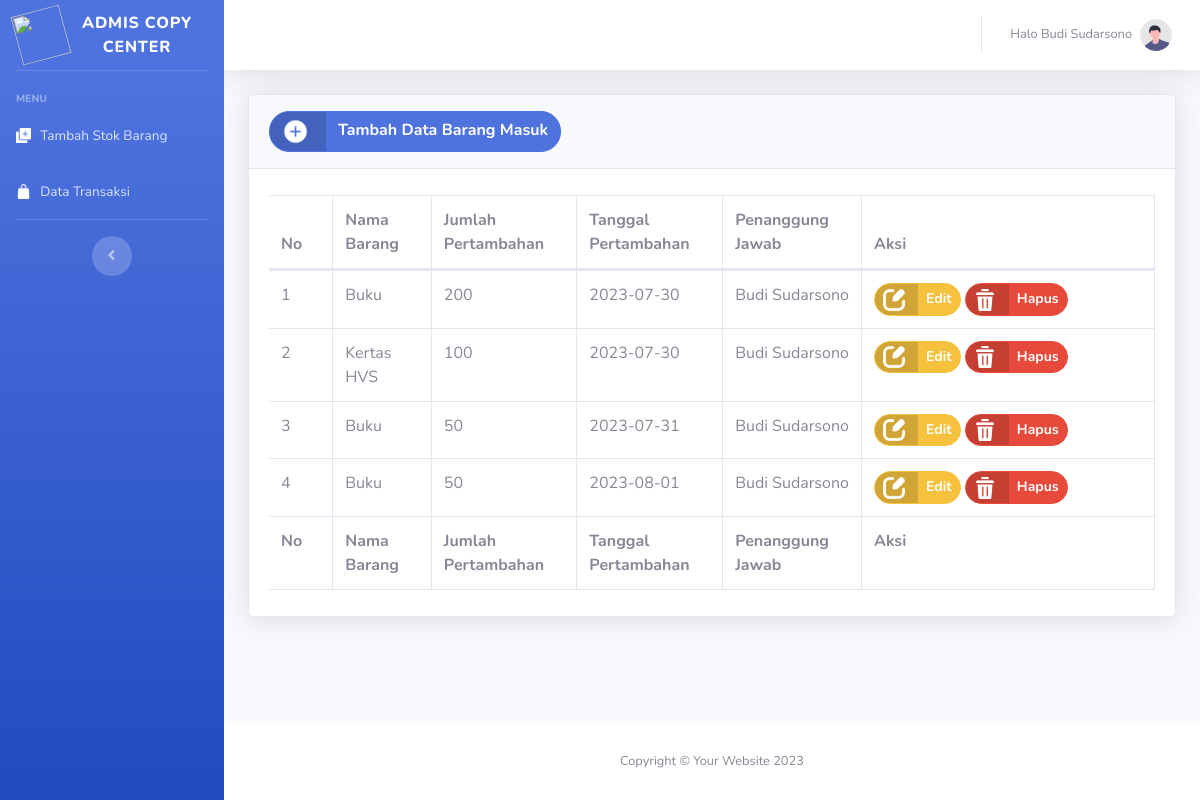
/data_barang_masuk.php (signed in), run on the app's committed database.
### tables this page shows
CREATE TABLE `barang_masuk` (
  `id_barang_masuk` int(11) NOT NULL,
  `jumlah_pertambahan` int(11) NOT NULL,
  `tanngal_pertambahan` date NOT NULL,
  `id_barang` int(11) NOT NULL,
  `id_karyawan` int(11) NOT NULL
);

CREATE TABLE `barang` (
  `id_barang` int(11) NOT NULL,
  `nama_barang` varchar(30) NOT NULL,
  `harga_barang` double NOT NULL,
  `jumlah_barang` int(11) NOT NULL
);

CREATE TABLE `karyawan` (
  `id_karyawan` int(11) NOT NULL,
  `nama_karyawan` varchar(50) NOT NULL,
  `no_telp` varchar(15) NOT NULL,
  `alamat` text NOT NULL,
  `username` varchar(20) NOT NULL,
  `password` varchar(20) NOT NULL,
  `level` varchar(20) NOT NULL
);

### db.php (called while the page is built, shortened)
<?php
$servername = "localhost";
$username = "root";
$password = "";
$dbname = "fotokopi";
$conn = new mysqli($servername, $username, $password, $dbname);
function getBarangMasuk() {
    global $conn;
    $query = "SELECT *
          FROM barang_masuk bm
          INNER JOIN barang b ON bm.id_barang = b.id_barang
          INNER JOIN karyawan k ON bm.id_karyawan = k.id_karyawan";
    $result = $conn->query($query);
    $data = array();
    if ($result->num_rows > 0) {
        while ($row = $result->fetch_assoc()) {
            $data[] = $row;
        }
    }
    return $data;
}
?>

### data_barang_masuk.php (the view, shortened to what this page needs)
<?php
require 'header.php';
$dataBarangMasuk = getBarangMasuk();
?>
  <div class="container-fluid">
<div class="card shadow mb-4">
    <div class="card-header py-3">
        <h6 class="m-0 font-weight-bold text-primary">
            <a href="tambah_data_barang.php" data-toggle="modal" data-target="#tambahModal" class="btn btn-primary btn-icon-split btn-round">
                <span class="icon text-white-50">
                    <img src="img/add.png" alt="Icon" style="vertical-align: middle; margin-right: 5px;"  width="27" height="27">
                </span>
                <span class="text"><b>Tambah Data Barang Masuk</b></span>
            </a>
        </h6>
    </div>
    <div class="card-body">
        <div class="table-responsive">
            <table class="table table-bordered" id="dataTable" width="100%" cellspacing="0">
                <thead>
                    <tr>
                        <th>No</th>
                        <th>Nama Barang</th>
                        <th>Jumlah Pertambahan</th>
                        <th>Tanggal Pertambahan</th>
                        <th>Penanggung Jawab</th>
                        <th style="width: 250px;">Aksi</th>
                    </tr>
                </thead>
                <tfoot>
                    <tr>
                        <th>No</th>
                        <th>Nama Barang</th>
                        <th>Jumlah Pertambahan</th>
                        <th>Tanggal Pertambahan</th>
                        <th>Penanggung Jawab</th>
                        <th style="width: 250px;">Aksi</th>
                    </tr>
                </tfoot>
                <tbody>
                    <?php
                        $i = 0;
                        foreach ($dataBarangMasuk as $barang_masuk) {
                            $i += 1;
                    ?>
                    <tr>
                        <td><?php echo $i; ?></td>
                        <td><?php echo $barang_masuk['nama_barang']; ?></td>
                        <td><?php echo $barang_masuk['jumlah_pertambahan']; ?></td>
                        <td><?php echo $barang_masuk['tanngal_pertambahan']; ?></td>
                        <td><?php echo $barang_masuk['nama_karyawan']; ?></td>
                        <td>
                            <a href="#" onclick="editBarang(this);" id_barang_masuk="<?php echo $barang_masuk['id_barang_masuk']; ?>" class="btn btn-sm btn-warning btn-icon-split btn-round editbtn">
                                <span class="icon text-white-50">
                                    <img src="img/editing.png" alt="Icon" style="margin-right: 5px;"  width="22" height="22">
                                </span>
                                <span class="text"><b>Edit</b></span>
                            </a>
                            <a href="#" data-toggle="modal" data-target="#hapusModal" isi="<?php echo $barang_masuk['id_barang_masuk']; ?>" id_barang="<?php echo $barang_masuk['id_barang']; ?>" jumlah_pertambahan="<?php echo $barang_masuk['jumlah_pertambahan']; ?>" onclick="hapusData(this);" class="btn btn-danger btn-icon-split btn-round btn-sm">
                                <span class="icon text-white-50">
                                    <img src="img/delete.png" alt="Icon" style="margin-right: 5px;" width="22" height="22">
                                </span>
                                <span class="text"><b>Hapus</b></span>
                            </a>
                        </td>
                    </tr>
                    <?php
                        }
                    ?>
                </tbody>
            </table>
        </div>
    </div>
</div>
</div>
</div>
<?php
require 'footer.php';
?>

### header.php (shortened to what this page needs)
<?php
    require 'db.php';
?>
<!DOCTYPE html>
<html lang="en">
<head>
    <link href="vendor/fontawesome-free/css/all.min.css" rel="stylesheet" type="text/css">
    <link href="css/sb-admin-2.css" rel="stylesheet">
    <link href="vendor/datatables/dataTables.bootstrap4.min.css" rel="stylesheet">
</head>
<body id="page-top">
    <div id="wrapper">
        <ul class="navbar-nav bg-gradient-primary sidebar sidebar-dark accordion" id="accordionSidebar">
            <a class="sidebar-brand d-flex align-items-center justify-content-center" href="index.php">
                <div class="sidebar-brand-icon rotate-n-15">
                    <img src="img/pencil-case.png" width="50" height="50">
                </div>
                <div class="sidebar-brand-text mx-3">Admis Copy Center</div>
            </a>
            <hr class="sidebar-divider my-0">
            <?php if ($_SESSION['level'] == 'pemilik') { ?>
            <li class="nav-item active">
                <a class="nav-link" href="index_pemilik.php">
                    <img src="img/report.png" style="margin-right : 5px;" width="13" height="13" alt="" srcset="">
                    <span>Laporan</span></a>
            </li>
            <hr class="sidebar-divider">
            <div class="sidebar-heading">
                Menu
            </div>
            <li class="nav-item">
                <a class="nav-link" href="data_karyawan.php">
                    <img src="img/teamwork.png" style="margin-right : 5px;" width="15" height="15" alt="" srcset="">
                    <span>Data Karyawan</span></a>
            </li>
             <li class="nav-item">
                <a class="nav-link" href="data_barang.php">
                    <img src="img/stationary.png" style="margin-right : 5px;" width="15" height="15" alt="" srcset="">
                    <span>Data Barang</span></a>
            </li>
             <!-- <li class="nav-item">
                <a class="nav-link" href="cetak_karyawan.php">
                    <img src="img/printer.png" style="margin-right : 5px;" width="15" height="15" alt="" srcset="">
                    <i class="fas fa-fw fa-chart-area"></i> -->
             -->
            <?php
            } else if ($_SESSION['level'] == 'admin') {
            ?>
            <div style="margin-top: 20px;" class="sidebar-heading">
                Menu
            </div>
            <li class="nav-item">
                <a class="nav-link" href="data_barang_masuk.php">
                    <img src="img/add-stock.png" style="margin-right : 5px;" width="15" height="15" alt="" srcset="">
                    <span>Tambah Stok Barang</span></a>
            </li>
            <li class="nav-item">
                <a class="nav-link" href="data_transaksi.php">
                    <img src="img/bag.png" style="margin-right : 5px;" width="15" height="15" alt="" srcset="">
                    <span>Data Transaksi</span></a>
            </li>
            <?php } ?>
            <hr class="sidebar-divider d-none d-md-block">
            <div class="text-center d-none d-md-inline">
                <button class="rounded-circle border-0" id="sidebarToggle"></button>
            </div>
        </ul>
        <div id="content-wrapper" class="d-flex flex-column">
            <div id="content">
                <nav class="navbar navbar-expand navbar-light bg-white topbar mb-4 static-top shadow">
                    <ul class="navbar-nav ml-auto">
                        <li class="nav-item dropdown no-arrow">
                            <a class="nav-link dropdown-toggle" href="#" id="userDropdown" role="button"
                                data-toggle="dropdown" aria-haspopup="true" aria-expanded="false">
                                <span class="mr-2 d-none d-lg-inline text-gray-600 small">Halo <?php echo $_SESSION['nama'] ?></span>
                                <img class="img-profile rounded-circle"
                                    src="img/undraw_profile.svg">
                            </a>
                        </li>
                    </ul>
                </nav>

### footer.php (shortened to what this page needs)
<footer class="sticky-footer bg-white">
<div class="container my-auto">
<div class="copyright text-center my-auto">
    <span>Copyright &copy; Your Website 2023</span>
</div>
</div>
</footer>
</div>
</div>
</body>
</html>

### data on the page
barang_masuk: id_barang.nama_barang "Buku", jumlah_pertambahan "200", tanngal_pertambahan "2023-07-30", id_karyawan.nama_karyawan "Budi Sudarsono"
barang_masuk: id_barang.nama_barang "Kertas HVS", jumlah_pertambahan "100", tanngal_pertambahan "2023-07-30", id_karyawan.nama_karyawan "Budi Sudarsono"
barang_masuk: id_barang.nama_barang "Buku", jumlah_pertambahan "50", tanngal_pertambahan "2023-07-31", id_karyawan.nama_karyawan "Budi Sudarsono"
barang_masuk: id_barang.nama_barang "Buku", jumlah_pertambahan "50", tanngal_pertambahan "2023-08-01", id_karyawan.nama_karyawan "Budi Sudarsono"

### other printed values
$_SESSION['nama'] "Budi Sudarsono"
